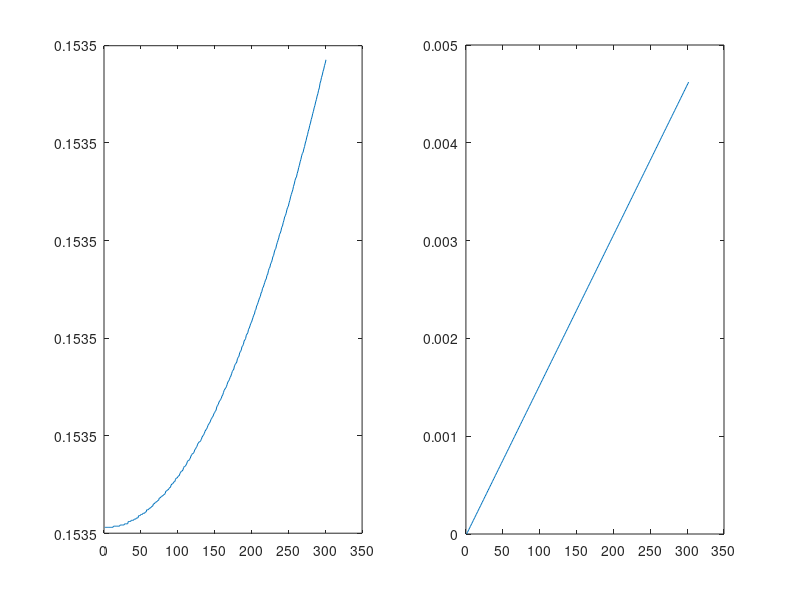
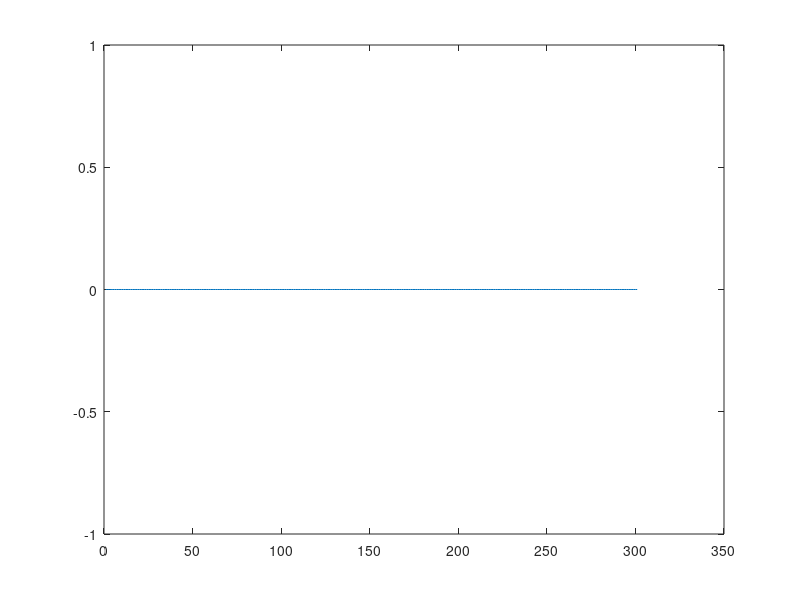
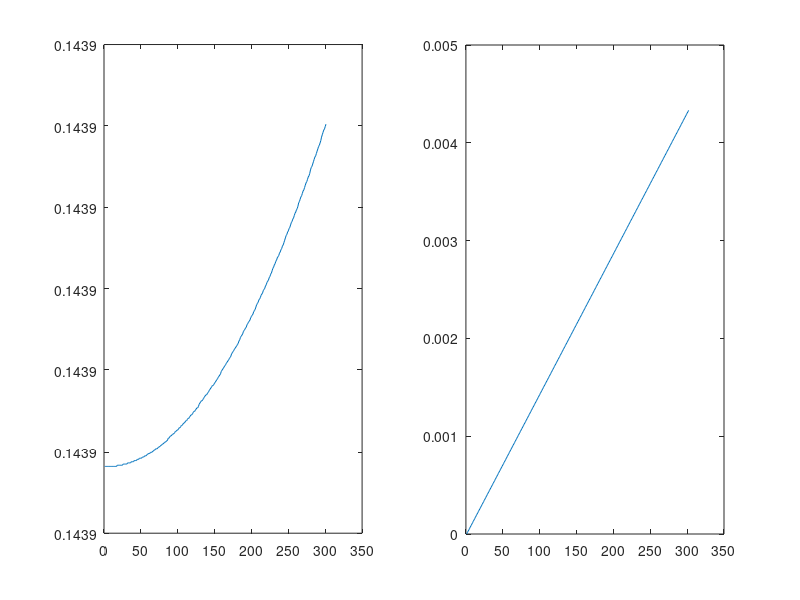
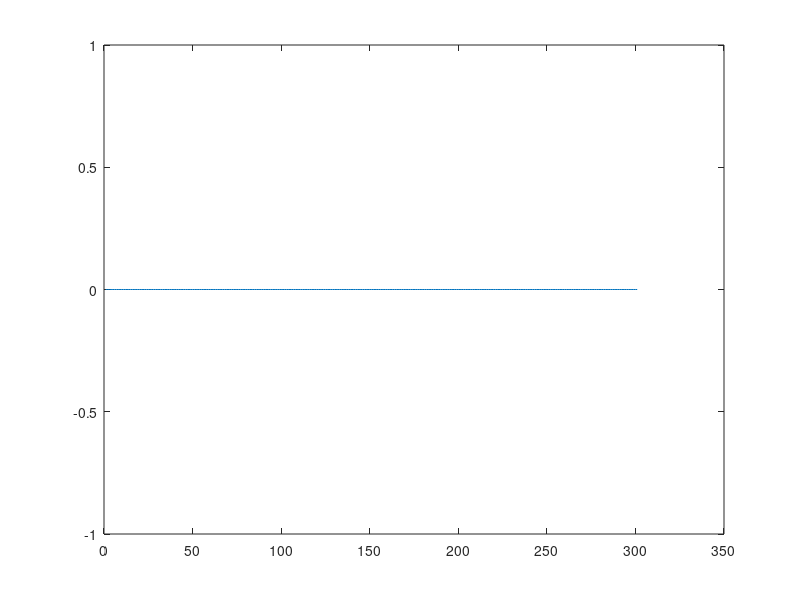

Recreate these plots in MATLAB, in order.
function Euler()
  
  #---------------- Data ----------------#
  f1 = 4835/7000
  f2 = 4835/7000
  m = 9
  d=1
  h=0.0001
  Iz= 0.038
  s0 = 4835/1000
  AM = 4835
  bs = 3 - (4835/5000)
  bu = 5 - (4835/5000)
  
  t = 0:0.1:30
  t = 0:0.1:30
  display(length(t))
  # --------------- Transportation ---------------- #
  
  s1=0
  #s2= [(f1+f2) - bs*abs(s1)*s1]/9
  s = zeros(1,length(t))
  display(length(s))
  s1 = zeros(1,length(t))
  s2 = zeros(1,length(t))
  s1(1) = 0 
  s(1)=AM/4835
  
  # ---------------- Rational ---------------------- #
  
  
  w = zeros(1,length(t))
  w1 = zeros (1,length(t))
  
  
  # ----------- PROGRAM BEGINS ---------------#
  
  # --------------------------- Euler Method 1 --------------------------#

  

  # ----- new ------ #
  #s2= ((f1+f2) - bs*abs(s1)*s1)/m
  #s2(1) = ((f1+f2)+bs*(abs(s1(1))*s1(1)))
  
  
  # --------------- Transportation Move ---------------- #
  
   
  for k = 1 : length(t)*(t+1)
    s2(k)= (((f1+f2)+bs*(abs(s1(k))*s1(k))))/m
    s1(k+1) = s1(k) + h*s2(k)
  endfor

  figure(1)
  subplot(1,2,1)
  plot(s2)
  subplot(1,2,2)
  plot(s1)
  
  figure(2)
  for k = 1 : length(t)*(t)
    s(k+1) = s(k)+h*s1(k)
  endfor
  plot(s)
  
  # ---------------- Rational Move ---------------------- #
  w(1) = 0
  for k = 1: length(t)*(t)
    w1(k)=(d/2*(f2-f1) - bu*abs(w(k))*w(k))
    w(k+1) = w(k)+h*w1(k)
  endfor
  
  plot(w1)
  plot(w)  
  
  
  
  # ----------- SECOND ------------ #
  
    
  #---------------- Data ----------------#
  f1 = 4835/7000
  f2 = 4835/8000
  m = 9
  d=1
  h=0.0001
  Iz= 0.038
  s0 = 4835/1000
  AM = 4835
  bs = 3 - (4835/5000)
  bu = 5 - (4835/5000)
  
  t = 0:0.1:30
  display(length(t))
  s1=0
  #s2= [(f1+f2) - bs*abs(s1)*s1]/9
  s = zeros(1,length(t))
  display(length(s))
  s1 = zeros(1,length(t))
  s2 = zeros(1,length(t))
  s1(1) = 0 
  s(1)=AM/4835
  # --------------------------- Euler Method 2 --------------------------#



  # ----- new ------ #
  #s2= ((f1+f2) - bs*abs(s1)*s1)/m
  #s2(1) = ((f1+f2)+bs*(abs(s1(1))*s1(1)))
  
  
  # --------------- Transportation Move ---------------- #
  
  
  for k = 1 : length(t)*(t+1)
    s2(k)= (((f1+f2)+bs*(abs(s1(k))*s1(k))))/m
    s1(k+1) = s1(k) + h*s2(k)
  endfor

  figure(3)
  subplot(1,2,1)
  plot(s2)
  subplot(1,2,2)
  plot(s1)
  
  figure(4)
  for k = 1 : length(t)*(t+1)
    s(k+1) = s(k)+h*s1(k)
  endfor
  plot(s)
  
  # ---------------- Rational Move ---------------------- #
  
  w(1) = 0
  for k = 1: length(t)*(t)
    w1(k)=(d/2*(f2-f1) - bu*abs(w(k))*w(k))
    w(k+1) = w(k)+h*w1(k)
  endfor
  
  plot(w1)
  plot(w)  
  

  endfunction